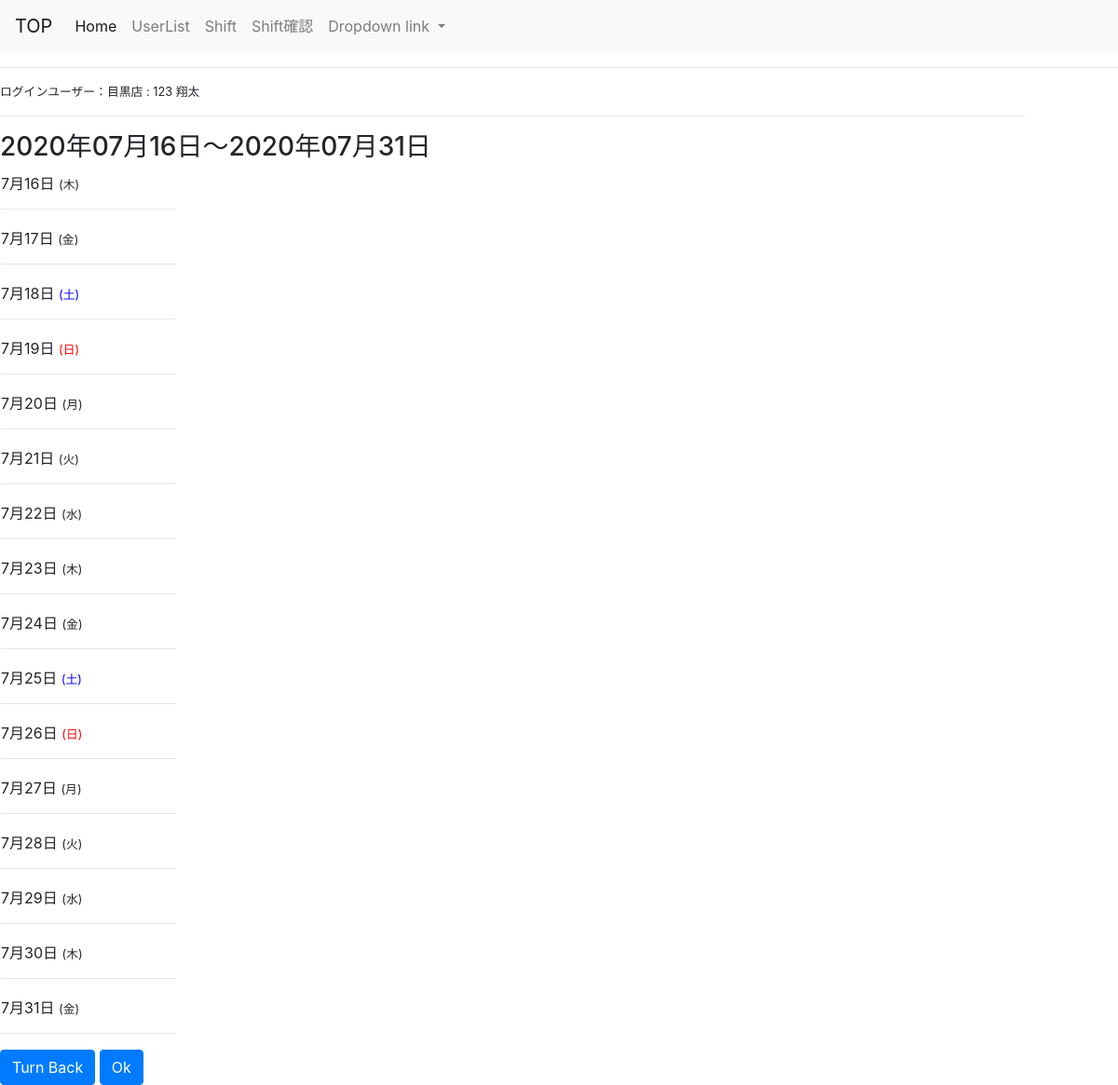
/user/2/week_with_schedule/, run on the app's committed database.
### register/models.py (models this page shows, shortened)
class User(AbstractBaseUser, PermissionsMixin):
    email = models.EmailField(_('email address'), unique=True)
    first_name = models.CharField(_('first name'), max_length=30, blank=True)
    last_name = models.CharField(_('last name'), max_length=150, blank=True)
    is_staff = models.BooleanField(
        _('staff status'),
        default=False,
        help_text=_(
            'Designates whether the user can log into this admin site.'),
    )
    is_active = models.BooleanField(
        _('active'),
        default=True,
        help_text=_(
            'Designates whether this user should be treated as active. '
            'Unselect this instead of deleting accounts.'
        ),
    )
    date_joined = models.DateTimeField(_('date joined'), default=timezone.now)
    objects = CustomUserManager()
    EMAIL_FIELD = 'email'
    USERNAME_FIELD = 'email'
    REQUIRED_FIELDS = []
    class Meta:
        verbose_name = _('user')
        verbose_name_plural = _('users')

class Shops(models.Model):
    SHOP_CHOICES = (
    ('1', '目黒'),
    ('2', '狛江'),
    ('3', '神保町'),
    ('4', '上野広小路'),
    ('5', '北千住'),)
    shop = models.CharField("店舗", max_length=3,choices=SHOP_CHOICES, blank=True,default=1)
    user = models.OneToOneField(settings.AUTH_USER_MODEL,on_delete=models.CASCADE,)

### app/views.py (the view)
# urls.py: path('user/<int:user_pk>/week_with_schedule/', views.WeekWithScheduleCalendar.as_view(), name='week_with_schedule'),
class WeekWithScheduleCalendar(mixins.WeekWithScheduleMixin, generic.TemplateView):
    template_name = 'app/week_with_schedule.html'
    model = Schedule
    date_field = 'date'
    def get_context_data(self, **kwargs):
        context = super().get_context_data(**kwargs)
        context['user'] = get_object_or_404(User, pk=self.kwargs['user_pk'])
        calendar_context = self.get_week_calendar()
        context.update(calendar_context)
        return context

### app/mixins.py (called while the page is built)
    def setup_calendar(self):
        self._calendar = calendar.Calendar(self.first_weekday)

    def get_previous_week(self, date):
        if date.month == 1 and date.day ==16:
            return date.replace(year=date.year-1, month=12,day=16)
        if date.month == 1 and date.day ==1:
            return date.replace(year=date.year-1, month=12,day=1)
        if date.day == 16:
            return date.replace(month =date.month -1 ,day = 16)
        if date.day == 1:
            return date.replace(month =date.month -1 ,day = 1)

    def name(self):
        weekname=['月','火','水','木','金','土','日']
        name=[]
        week=[]
        day = self.get_week_days()
        for l in day:
            name.append(l.weekday())
        for nn in name:
            week.append(weekname[nn])
        return week

    def get_week_calendar(self):
        self.setup_calendar()
        days = self.get_week_days()
        first = days[0]
        last = days[-1]
        ago = self.get_previous_week(first)
        calendar_data = {
            'now': datetime.date.today(),
            'week_days': days,
            'week_previous': ago,
            'week_next': first ,
            'week_names': self.name(),
            'week_first': first,
            'week_last': last,
        }
        return calendar_data

    def get_week_schedules(self, start, end, days):
        lookup = {
            '{}__range'.format(self.date_field): (start, end),
            'user__pk': self.kwargs.get('user_pk'),
        }
        queryset = self.model.objects.filter(**lookup)
        day_schedules = {day: [] for day in days}
        for schedule in queryset:
            schedule_date = getattr(schedule, self.date_field)
            day_schedules[schedule_date].append(schedule)
        return day_schedules

    def get_week_calendar(self):
        calendar_context = super().get_week_calendar()
        calendar_context['week_day_schedules'] = self.get_week_schedules(
            calendar_context['week_first'],
            calendar_context['week_last'],
            calendar_context['week_days']
        )
        return calendar_context

### app/templates/app/week_with_schedule.html (shortened to what this page needs)
{% extends "register/base.html" %}
{% block content %}
    <h3>{{ week_first | date:"Y年m月d日" }}〜{{ week_last | date:"Y年m月d日" }}</h3>
    <table>
        <tbody>
            {% for day,schedules in week_day_schedules.items %}
        <tr>
            <td><div class="mgr-10">  {{ day | date:"n" }}月{{day |date:"j"}}日
                {% if day|date:"D" == "日" %}
                <small>
                    <span style="color: #F00;">({{ day | date:"D" }})</span>
                </small>
                {% elif day|date:"D" == "土" %}
                <small>
                    <span style="color:#0000FF">({{ day | date:"D" }})</span>
                </small>
                {% else %}
                <small>
                ({{ day|date:"D" }})
            </small>
               {% endif %}
            </div><hr></td>
        {% endfor %}
        </tbody>
    </table>
        <a href="{% url 'app:month_with_forms' user.pk %}" >
        <button type="submit" class="btn btn-primary">Turn Back</button></a>
        <a href="{% url 'register:top' %}" >
            <button type="submit" class="btn btn-primary">Ok</button></a>
{% endblock %}

### register/templates/register/base.html (shortened to what this page needs)
{% load static %}
<head>
    <link rel="stylesheet" href="https://stackpath.bootstrapcdn.com/bootstrap/4.3.1/css/bootstrap.min.css">
<head>
  {% if user.is_superuser %}
    <nav class="navbar navbar-expand-lg navbar-light bg-light">
        <a class="navbar-brand" href="#">TOP</a>
        <div class="collapse navbar-collapse" id="navbarNavDropdown">
          <ul class="navbar-nav">
            <li class="nav-item active">
              <a class="nav-link" href="{% url 'register:top' %}">Home <span class="sr-only">(current)</span></a>
            </li>
            <li class="nav-item">
              <a class="nav-link" href="{% url 'register:user_list'%}">UserList</a>
            </li>
            <li class="nav-item">
              <a class="nav-link" href="{% url 'app:month_with_forms' user.pk  %}">Shift</a>
            </li>
            <li class="nav-item">
              <a class="nav-link" href="{% url 'app:shift_list' %}">Shift確認</a>
            </li>
            <li class="nav-item dropdown">
              <a class="nav-link dropdown-toggle" href="#" id="navbarDropdownMenuLink" role="button" data-toggle="dropdown" aria-haspopup="true" aria-expanded="false">
                Dropdown link
              </a>
              </li>
              </ul>
        </div>
      </nav><hr>
      <div class="mgr-10"><small>ログインユーザー：{{user.shops.get_shop_display}}店&nbsp;:&nbsp;{{ user.last_name }}&nbsp;{{user.first_name}}</small><hr></div>
      {% endif %}
        {% block content %}{% endblock %}</div>
</html>

### register/templates/register/base.html (style rules this page uses)
.mgr-10 { margin-right : 100px; }

### app/templates/app/week_with_schedule.html (style rules this page uses)
.mgr-10 { margin-right : 100px; }

### data on the page
User: shops.shop "目黒", last_name "123", first_name "翔太"

### other printed values
{{ week_first | date:"Y年m月d日" }} "2020年07月16日"
{{ week_last | date:"Y年m月d日" }} "2020年07月31日"
{{ day | date:"n" }} "7" "7" "7" "7" "7" "7" "7" "7" "7" "7" "7" "7" "7" "7" "7" "7"
{{ day |date:"j" }} "16" "17" "18" "19" "20" "21" "22" "23" "24" "25" "26" "27" "28" "29" "30" "31"
{{ day|date:"D" }} "木" "金" "月" "火" "水" "木" "金" "月" "火" "水" "木" "金"
{{ day | date:"D" }} "土" "土"
{{ day | date:"D" }} "日" "日"
